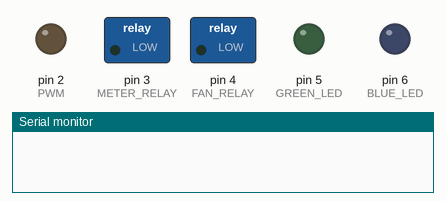
This sketch was run on a simulated Arduino Mega 2560, built with avr-gcc and run on an emulated ATmega2560. Shown: switched loads named in the sketch (green lamp = pin HIGH), output pins drawn as LEDs (lit = HIGH), the last lines printed to the serial monitor.

Above: at 0.2 s.
At 38.0 s:
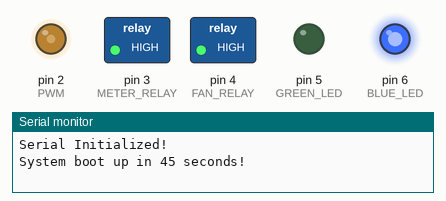
At 43.4 s:
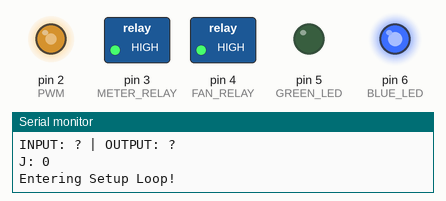
At 48.2 s:
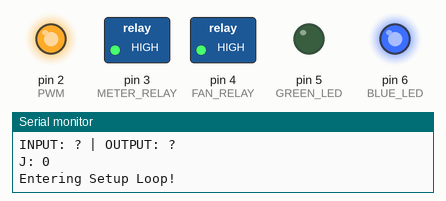
At 91.9 s:
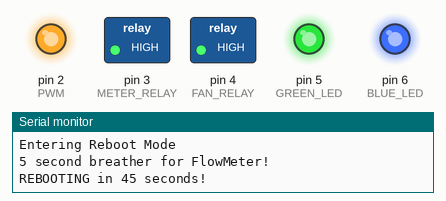
At 101.8 s:
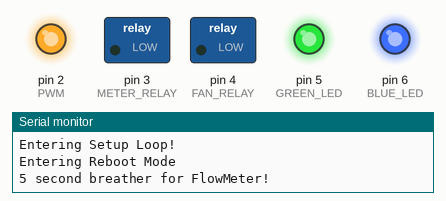
Timing chart, 0 to 130.0 s (numbered marks = the images above):
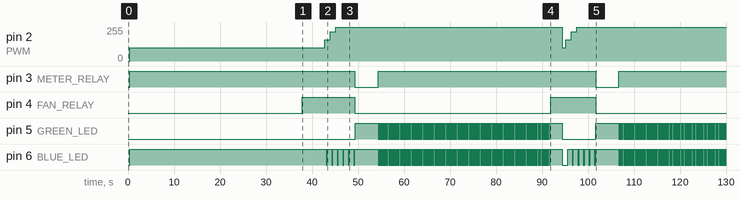

Measured:
- by itself, pin 3 (METER_RELAY): alternates HIGH for 48.1 s and LOW for 5.1 s
- by itself, pin 4 (FAN_RELAY): LOW → HIGH at 37.9 s, → LOW 11.4 s later, → HIGH 42.6 s later, → LOW 9.8 s later
- by itself, pin 5 (GREEN_LED): LOW → HIGH at 49.4 s, → LOW 5.0 s later, → HIGH 0.13 s later, → LOW 0.13 s later, … (490 changes in this stretch)
- by itself, pin 6 (BLUE_LED): LOW → HIGH at 0.40 s, → LOW 42.7 s later, → HIGH 0.25 s later, → LOW 0.95 s later, … (512 changes in this stretch)
- by itself, pin 2 (PWM): 0/255 → 100/255 at 0.40 s, → 160/255 42.4 s later, → 220/255 1.2 s later, → 255/255 1.2 s later, … (8 changes in this stretch)

The sketch:

FilterCheck_v1.0.5.ino
```cpp
// Created By: Logan Dickon
// Company: Atorlabs
// Date Created: 3/15/2022
// Date Modified: 3/24/2022

// Licence:

//    This code is for use in the FilterCheck and is owned by Atorlabs.
//    Permission to duplicate this program must be given by Ator Labs.

// Program Description:

//    This program uses the TSI5310 FlowMeter w/ serial communication to PID control a
//    Brushless Fan Blower to 85 SLPM with 0 cmH2O of pressure read on the TSI5310
//    FlowMeter low pressure sensor. The program then goes into monitor mode until a filter
//    is detected via the low pressure sensor reading > -.1 cmH2O.

// Device Constants:
  #define PWM           2           // PWM Signal on pin 2 on the Teensy 4.1
  #define METER_RELAY   3           // Relay i/o on pin 3 on the Teensy 4.1
  #define FAN_RELAY     4           // Relay i/o on pin 4 on the Teensy 4.1
  #define GREEN_LED     5           // Green LED
  #define BLUE_LED      6           // Blue LED
  #define USBSERIAL     Serial      // Rename Serial Main to usbSerial
  #define FLOWMETER     Serial1     // Rename Serial1 to FlowMeter
  #define DEBUG         true        // <<--- truw = SYSTEM DEBUG INFORMATION LOGGED TO SERIAL MONITOR <<---
  #define LED_DEBUG     false       // <<--- true = LED DEBUG INFORMATION LOGGED TO SERIAL MONITOR <<---

// Global Variables:
  double fan_speed = 100, cum_error = 0, previous_error = 0, flow, output, delta_pwm, pressure;
  int i = 0, j = 0, k = 5, counter = 0;
  bool Loop = true;
  unsigned long previousTime = 0;

void setup()
{
  // Pin Initialization:
    pinMode(PWM, OUTPUT);  // Set PWM pin to OUTPUT mode
    pinMode(METER_RELAY, OUTPUT);  // Set RELAY pin to OUTPUT mode
    pinMode(FAN_RELAY, OUTPUT); // Set RELAY pin to OUTPUT mode
    pinMode(BLUE_LED, OUTPUT);  // Set LED pin to OUTPUT mode
    pinMode(GREEN_LED, OUTPUT);  // Set LED pin to OUTPUT mode

  // Serial Initialization:
    USBSERIAL.begin(115200);  // Start serial for Teensy to PC
    delay(200);
    FLOWMETER.begin(115200);  // Start serial for Teensy to FlowMeter
    delay(200);
    if (DEBUG) {USBSERIAL.println("Serial Initialized!");}
    analogWrite(PWM, fan_speed);  // Turn on Fan Blower

  // Turn On FlowMeter & Fan Blower:
    digitalWrite(BLUE_LED, HIGH);  // Turn off Blue LED
    if (LED_DEBUG) {USBSERIAL.println("Green: 0 | Blue: 1");}
    digitalWrite(METER_RELAY, HIGH);  // Turn Relay HIGH to allow power to the FlowMeter
    if (DEBUG) {USBSERIAL.println("System boot up in 45 seconds!");}
    delay(37500);
    digitalWrite(FAN_RELAY, HIGH);  // Turn on the Brushless Fan Blower
    delay(2500);
    analogWrite(PWM, fan_speed);  // Turn on Fan Blower


  // FlowMeter Startup ASCII Commands:
    FLOWMETER.print("SUS\r\n");  // Sets flow measurement to Standard Flow
    delay(500);
    FLOWMETER.print("SG0\r\n");  // Set gas calibration to Air
    delay(500);
    FLOWMETER.print("SSR0010\r\n");  // Set sample rate to 10
    delay(500);

  // Bring Fan Blower To 85 SLPM:
    flow = Read_Sensor("Flow");  // Read the Flow from the TSI 5310 FlowMeter

    while (Loop)
    {
      // Setup Loop:
      if (DEBUG) {USBSERIAL.println("Entering Setup Loop!");}
      digitalWrite(BLUE_LED, HIGH);  // Turn on Blue LED
      if (LED_DEBUG) {USBSERIAL.println("Green: 0 | Blue: 1");}

      if (fan_speed >= 215)
      {
        counter += 1;
      }

      else if (fan_speed < 215)
      {
        counter = 0;
      }

      if (counter == 5)
      {
        counter = 0;
        reboot();  // Reboot the entire system
      }

      flow = Read_Sensor("Flow");  // Read the Flow from the TSI 5310 FlowMeter
      delay(500);
      output = computePID(flow);  // Use flow read from FlowMeter as an input to calculate the PID Control
      delta_pwm = output / 1.41667;  // Use the PID output and divide it by 1.41667 to determine what the value the fan speed between 0 - 255 should change to next
      fan_speed += delta_pwm;  // Add change in PWM to the last PWM value to calculate the new PWM value
      analogWrite(PWM, fan_speed);  // Change PWM value to new PWM value
      if (DEBUG) {USBSERIAL.printf("INPUT: %lf | OUTPUT: %lf\n", flow, fan_speed);}
      delay(250);

      if (flow < 83.81 || flow > 86.19)
      {
        j = 0;  // Reset Counter to 0
        if (DEBUG) {USBSERIAL.printf("J: %d\n", j);}
      }

      if (flow >= 83.81 && flow <= 86.19)
      {
        j++;  // Increment by 1
        if (DEBUG) {USBSERIAL.printf("J: %d\n", j);}
      }

      if ((flow >= 83.81 && flow <= 86.19) && j == 5)
      {
        FLOWMETER.print("LPZ\r\n");  // Zeroes Low Pressure Sensor
        Loop = false;
        if (DEBUG) {USBSERIAL.println("Low Pressure Sensor Zeroed!");}
        if (DEBUG) {USBSERIAL.printf("Initialization Complete!: %lf LPM\n", flow);}
      }
      digitalWrite(BLUE_LED, LOW);  // Turn off Blue LED
      if (LED_DEBUG) {USBSERIAL.println("Green: 0 | Blue: 0");}
      delay(250);
    }
}

void loop()
{
  // Bring Fan Blower To 85 SLPM:
    if (DEBUG) {USBSERIAL.println("Entering Main Loop!");}
    flow = Read_Sensor("Flow");  // Read the Flow from the TSI 5310 FlowMeter
    output = computePID(flow);  // Use flow read from FlowMeter as an input to calculate the PID Control
    delta_pwm = output / 1.41667;  // Use the PID output and divide it by 1.41667 to determine what the value the fan speed between 0 - 255 should change to next
    fan_speed += delta_pwm;  // Add change in PWM to the last PWM value to calculate the new PWM value
    analogWrite(PWM, fan_speed);  // Change PWM value to new PWM value
    delay(500);
    pressure = Read_Sensor("Pressure");  // Read the Pressure from the TSI 5310 FlowMeter
    if (DEBUG) {USBSERIAL.printf("Flow: %lf | Fan Speed: %lf | Pressure: %lf\n", flow, fan_speed, pressure);}
    delay(200);

    if (fan_speed >= 215)
      {
        counter += 1;
      }

      else if (fan_speed < 215)
      {
        counter = 0;
      }

      if (counter == 5)
      {
        counter = 0;
        reboot();  // Reboot the entire system
      }

    else if (pressure >= -1.8)
    {
      FLOWMETER.print("LPZ\r\n");  // Zeroes Low Pressure Sensor
      if (DEBUG) {USBSERIAL.println("Low Pressure Sensor Zeroed!");}
      digitalWrite(GREEN_LED, LOW);  // Turn off Green LED
      if (LED_DEBUG) {USBSERIAL.println("Green: 0 | Blue: 0");}
      delay(350);
      digitalWrite(GREEN_LED, HIGH);  // Turn on Green LED
      if (LED_DEBUG) {USBSERIAL.println("Green: 1 | Blue: 0");}
    }

    else if (pressure < -1.8)
    {
      digitalWrite(GREEN_LED, LOW);  // Turn off Green LED
      if (LED_DEBUG) {USBSERIAL.println("Green: 0 | Blue: 0");}
      delay(350);
      digitalWrite(GREEN_LED, HIGH); // Turn on Green LED (to make it blink)
      if (LED_DEBUG) {USBSERIAL.println("Green: 1 | Blue: 0");}
    }

    if (flow < 83.81 || flow > 86.19)
    {
      k = 0;  // Reset Counter to 0
    }

    else if ((flow >= 83.81 && flow <= 86.19) && k < 5)
    {
      k++;  // Increment by 1
    }

    while ((flow >= 83.81 && flow <= 86.19) && k == 5)
    {
      flow = Read_Sensor("Flow");  // Read the Flow from the TSI 5310 FlowMeter
      digitalWrite(GREEN_LED, HIGH);  // Turn on Green LED
      if (DEBUG) {USBSERIAL.printf("85 SLPM Achieved!: %lf\n", flow);}
      if (LED_DEBUG) {USBSERIAL.println("Green: 1 | Blue: 0");}
      delay(1500);
    }
}

// Computes the PID (Porportion, Intregal, Derivative) to determine the most effective ΔSpeed to achieve 85 SLPM
double computePID(double inp)
{
  // Local Variables:
    unsigned long currentTime;
    double kp = 1, kd = 1, elapsedTime, error, rateError, setPoint = 85.0;

  // Compute ElapsedTime:
    currentTime = millis();  // Get current time
    elapsedTime = (double)(currentTime - previousTime);  // Compute time elapsed from previous computation

  // Compute Error, Intergral & Derivative:
    error = setPoint - inp;  // Determine error
    cum_error += error * elapsedTime;  // Compute integral
    rateError = (error - previous_error)/elapsedTime;  // Compute derivative

  // Compute PID Output:
    double out = (kp * error) + (kd * rateError);  // PID output

  // Remember Current Error & Time:
    previous_error = error;  // Remember current error
    previousTime = currentTime;  // Remember current time

  // Return Output:
    return out;  // Have function return the PID output
}

// Calibrates System to 85 LPM at 0 mmH2O
double Read_Sensor(String parameter)
{
  // Local Variables:
    char serial_buf;
    double total = 0, avg_Sample;
    float string_to_Float;
    int j = 0, num_of_Samples = 3;
    String serial_buf_String = "", string_Array[5], total_char = "", array_Data = "";
    bool debug = false;

  if (parameter == "Flow")
  {
    // Send Flow Reading ASCII Command to FlowMeter:
    FLOWMETER.print("DAFxxxxx0003\r\n");  // FlowMeter returns 3 Flow samples to serial buffer
    if (debug) {USBSERIAL.println("Flow Samples Collected");}
    delay(200);
  }

  else if (parameter == "Pressure")
  {
    // Send Pressure Reading ASCII Command to FlowMeter
    FLOWMETER.print("DAxxxxLx0003\r\n");  // FlowMeter returns 3 Pressure samples to serial buffer
    if (debug) {USBSERIAL.println("Pressure Samples Collected");}
    delay(200);
  }

  else
  {
    if (debug) {USBSERIAL.println("Incorrect Parameter Given To FlowMeter");}
    return 0;
  }


  // Read Serial Buffer Until Empty:
    while (FLOWMETER.available())
    {
      serial_buf = FLOWMETER.read();  // Read one char of the serial buffer
      serial_buf_String += serial_buf;  // Add the char in the serial buffer to a string
      delay(5);
    }

  // Format serial_buf_String into Flow/Pressure Samples:
    serial_buf_String.replace("OK", "");  // Remove "OK"s from the string
    serial_buf_String.replace("\r", "");  // Remove "\r"s from the string
    serial_buf_String.replace("\n", "");  // Remove "\n"s from the string

    if (debug) {USBSERIAL.println(serial_buf_String);}

  // Convert serial_buf_String to String Array:
    serial_buf_String += ",";  // Add a ',' to the end of the string
    for (unsigned int i = 0; i < serial_buf_String.length(); i++)
    {
      if ((serial_buf_String[i]) != ',')
      {
        total_char += serial_buf_String[i];  // Add each char to a string until a ',' is read
      }
      else if ((serial_buf_String[i]) == ',')
      {
        string_Array[j] = total_char;  // Once ',' is read put string into Array's index
        total_char = "";  // Clear the string to allow new data to be stored
        j++;  // Each time a ',' is read increase j by 1 to goto the next Array index
      }
    }

  // Convert Each Array Index From String To Float:
    for (int p = 0; p < 3; p++)
    {
      array_Data = string_Array[p];  // Store array index p to a string variable
      string_to_Float = array_Data.toFloat();  // Convert the string variable to a float variable
      total += string_to_Float;  // Add float variable to a running total
    }

  // Calculate Average Flow & Return Flow
    avg_Sample = (total / num_of_Samples);  // Calculate the average sample total by dividing the running total by the # of samples returned
    return avg_Sample;  // Return average
}

void reboot()
{
  if (DEBUG) {USBSERIAL.println("Entering Reboot Mode");}
  digitalWrite(METER_RELAY, LOW);  // Turn off the the FlowMeter
  analogWrite(fan_speed, 0);  // Set the PWM voltage to 0v
  digitalWrite(FAN_RELAY, LOW);  // Remove power from the Brushless Fan Blower
  delay(50);
  digitalWrite(GREEN_LED, HIGH);  // Turn on Green LED
  digitalWrite(BLUE_LED, HIGH);  // Turn on Blue LED

  if (DEBUG) {USBSERIAL.println("5 second breather for FlowMeter!");}
  delay(5000);

  digitalWrite(METER_RELAY, HIGH);  // Turn on the FlowMeter
  if (DEBUG) {USBSERIAL.println("REBOOTING in 45 seconds!");}
  delay(25);

  for (int i = 0; i < 150; i++)
  {
    digitalWrite(GREEN_LED, LOW);  // Turn off Green LED
    digitalWrite(BLUE_LED, LOW);  // Turn off Blue LED
    delay(125);
    digitalWrite(GREEN_LED, HIGH);  // Turn on Green LED
    digitalWrite(BLUE_LED, HIGH);  // Turn on Blue LED
    delay(125);

  }

  fan_speed = 100;
  digitalWrite(FAN_RELAY, HIGH);  // Turn on the Brushless Fan Blower
  delay(2500);
  digitalWrite(GREEN_LED, LOW);  // Turn off Green LED
  digitalWrite(BLUE_LED, LOW);  // Turn off Blue LED
  delay(50);
  analogWrite(PWM, fan_speed);  // Turn on Fan Blower
}
```

Source omitted: Atorlogo.c (102384 bytes)
